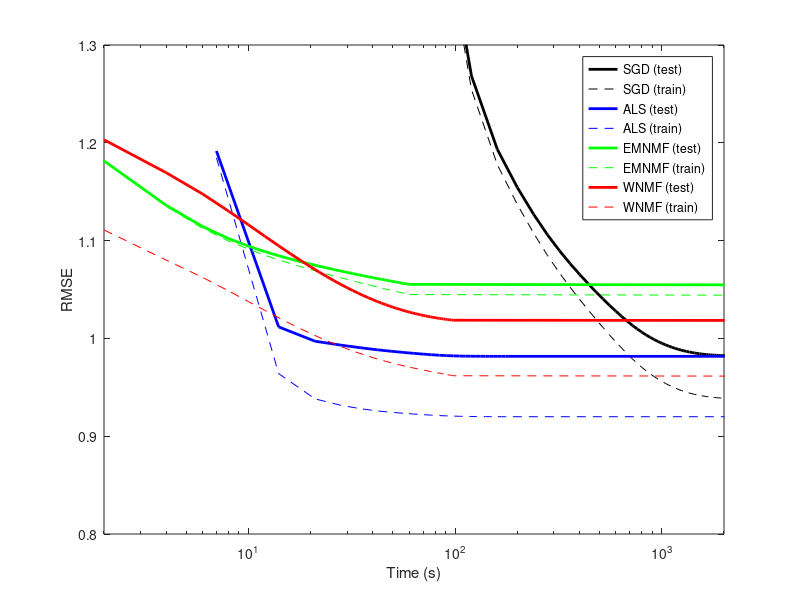

MATLAB code to generate this figure:

load ALS
load SGD
load EMNMF
load WNMF
close all

SGD(3,:) = (1:size(SGD,2))*40;
ALS(3,:) = (1:size(ALS,2))*7;
EMNMF(3,:) = (1:size(EMNMF,2))*2;
WNMF(3,:) = (1:size(WNMF,2))*2;

ALS(3,end) = SGD(3,end);
EMNMF(3,end) = SGD(3,end);
WNMF(3,end) = SGD(3,end);

semilogx(SGD(3,:), SGD(2,:), '-k', 'LineWidth',2 )
hold on
semilogx(SGD(3,:), SGD(1,:), '--k')

semilogx(ALS(3,:), ALS(1,:), '-b', 'LineWidth',2 )
semilogx(ALS(3,:), ALS(2,:), '--b')

semilogx(EMNMF(3,:), EMNMF(1,:), '-g', 'LineWidth',2 )
semilogx(EMNMF(3,:), EMNMF(2,:), '--g')

semilogx(WNMF(3,:), WNMF(1,:), '-r', 'LineWidth',2 )
semilogx(WNMF(3,:), WNMF(2,:), '--r')
hold off

axis([-inf, 2000, 0.8, 1.3])
legend('SGD (test)', 'SGD (train)', 'ALS (test)', 'ALS (train)', 'EMNMF (test)', 'EMNMF (train)', 'WNMF (test)', 'WNMF (train)')
xlabel('Time (s)')
ylabel('RMSE')